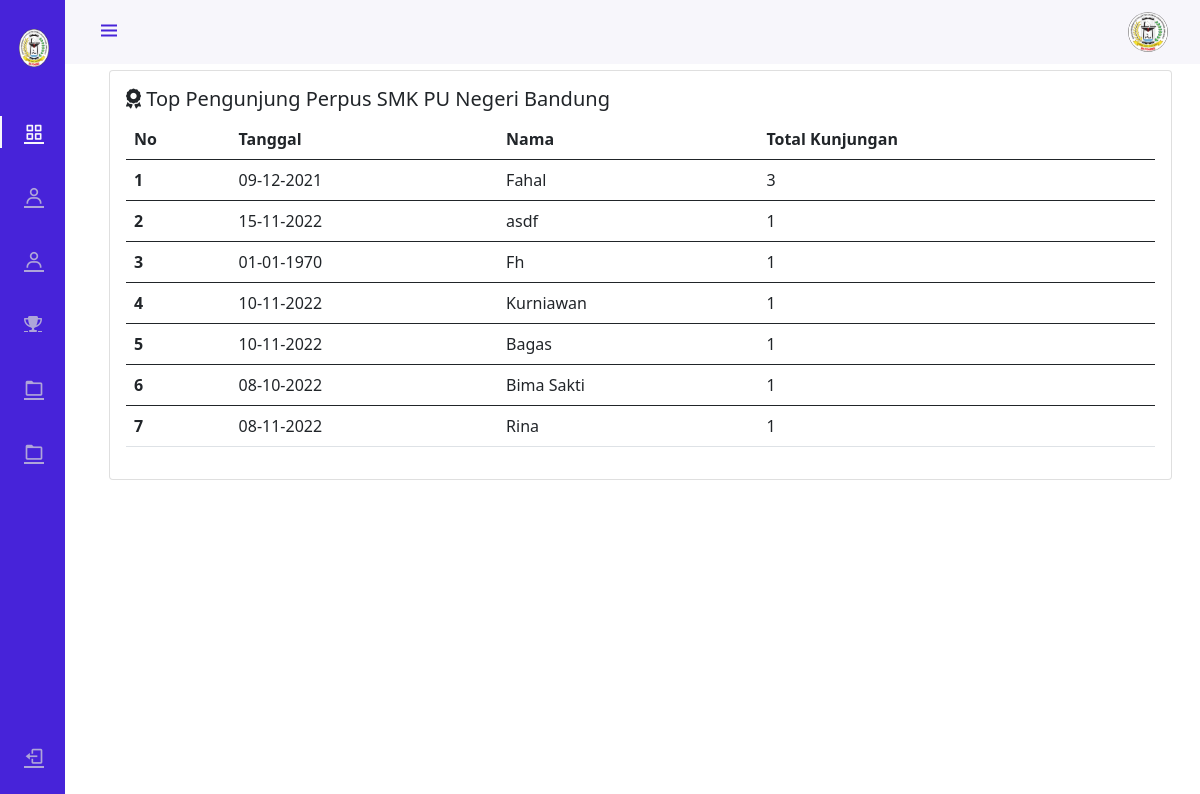
Page /top-pengunjung.php on the committed database.
### tables this page shows
CREATE TABLE `siswa` (
  `id` int(11) NOT NULL,
  `nama` varchar(256) NOT NULL,
  `kelas` varchar(256) NOT NULL,
  `jurusan` varchar(256) NOT NULL,
  `keperluan` varchar(256) NOT NULL,
  `tanggal` varchar(256) NOT NULL
);

### top-pengunjung.php (the view)
<?php
include 'koneksi.php';
include './templates/header.php';
?>
<div class="content">
    <div class="container">
        <div class="card">
            <div class="card-body">
                <h5><i class="fa-solid fa-award"></i> Top Pengunjung Perpus SMK PU Negeri Bandung</h5>
                <table class="table">
                    <thead>
                        <tr>
                            <th scope="col">No</th>
                            <th scope="col">Tanggal</th>
                            <th scope="col">Nama</th>
                            <th scope="col">Total Kunjungan</th>
                        </tr>
                    </thead>
                    <tbody>
                        <?php
                        $query = mysqli_query($conn, "SELECT *, COUNT( * ) AS total FROM siswa GROUP BY nama ORDER BY total DESC LIMIT 10");
                        $no = 1;
                        while ($row = mysqli_fetch_array($query)) {
                        ?>
                            <tr>
                                <th><?= $no++ ?></th>
                                <td><?= date('d-m-Y', strtotime($row["tanggal"]));   ?></td>
                                <td><?= $row['nama'] ?></td>
                                <td><?= $row['total'] ?></td>
                            </tr>
                    </tbody>
                <?php } ?>
                </table>
            </div>
        </div>
    </div>
</div>
<?php
include './templates/footer.php';
?>

### style/style.css (style rules this page uses)
:root { --header-height: 3rem; --nav-width: 65px; --first-color: #4723D9; --first-color-light: #AFA5D9; --white-color: #F7F6FB; --body-font: 'Nunito', sans-serif; --normal-font-size: 1rem; --z-fixed: 100; }
body { position: relative; margin: var(--header-height) 0 0 0; padding: 0 1rem; font-family: var(--body-font); font-size: var(--normal-font-size); transition: .5s; }
.container { margin-top: 10px; }
.content { margin-top: 70px; }
@media screen and (min-width: 768px) { body { margin: calc(var(--header-height) + 1rem) 0 0 0; padding-left: calc(var(--nav-width) + 2rem) } }

### rows in the picture
siswa: tanggal "09-12-2021", nama "Fahal", total "3"
siswa: tanggal "15-11-2022", nama "asdf", total "1"
siswa: tanggal "01-01-1970", nama "Fh", total "1"
siswa: tanggal "10-11-2022", nama "Kurniawan", total "1"
siswa: tanggal "10-11-2022", nama "Bagas", total "1"
siswa: tanggal "08-10-2022", nama "Bima Sakti", total "1"
siswa: tanggal "08-11-2022", nama "Rina", total "1"
